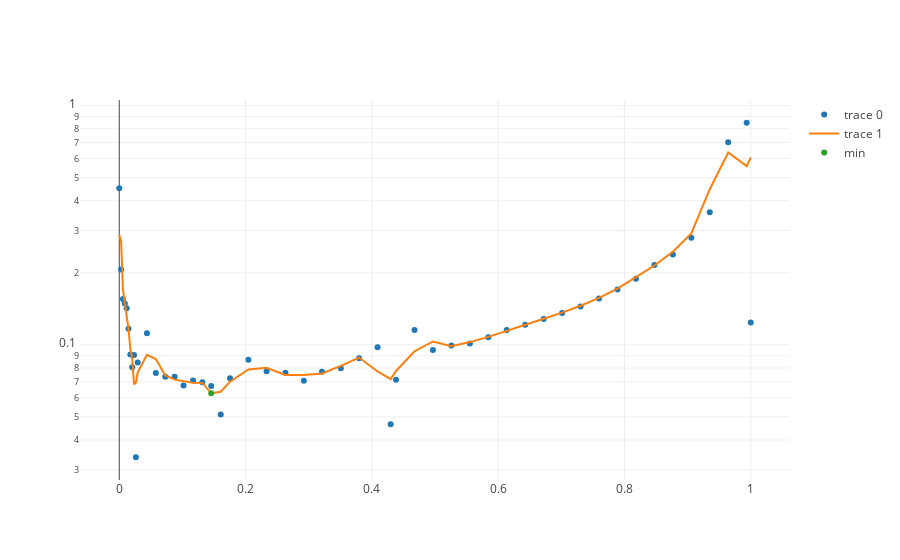

Notebook code cell kept with this figure:
### Markdown cell above
# make one derivative plot from one sheet via 'plotly':

### Code cell
from plotly.offline import download_plotlyjs, init_notebook_mode, plot, iplot
import plotly
import plotly.graph_objs as go
init_notebook_mode()

dsk = w3.description.split('[')
sh = dsk[0]
pl = dsk[1][0:-1]
oneplot = pl.split(':')
xls2.evaluate(sh,int(oneplot[1])-1)

trace1 = go.Scatter(x=xls2.x, y=xls2.dY, mode = 'markers')
trace2 = go.Scatter(x=xls2.x, y=xls2.ds)
trace3 = go.Scatter(x=[xls2.xmin,], y=[xls2.ymin,], mode = 'markers', name = 'min')

data = [trace1,trace2,trace3]
layout = go.Layout(
    xaxis=dict(
        autorange=True
    ),
    yaxis=dict(
        type='log',
        autorange=True
    )
)
fig = go.Figure(data=data, layout=layout)
iplot(fig)
